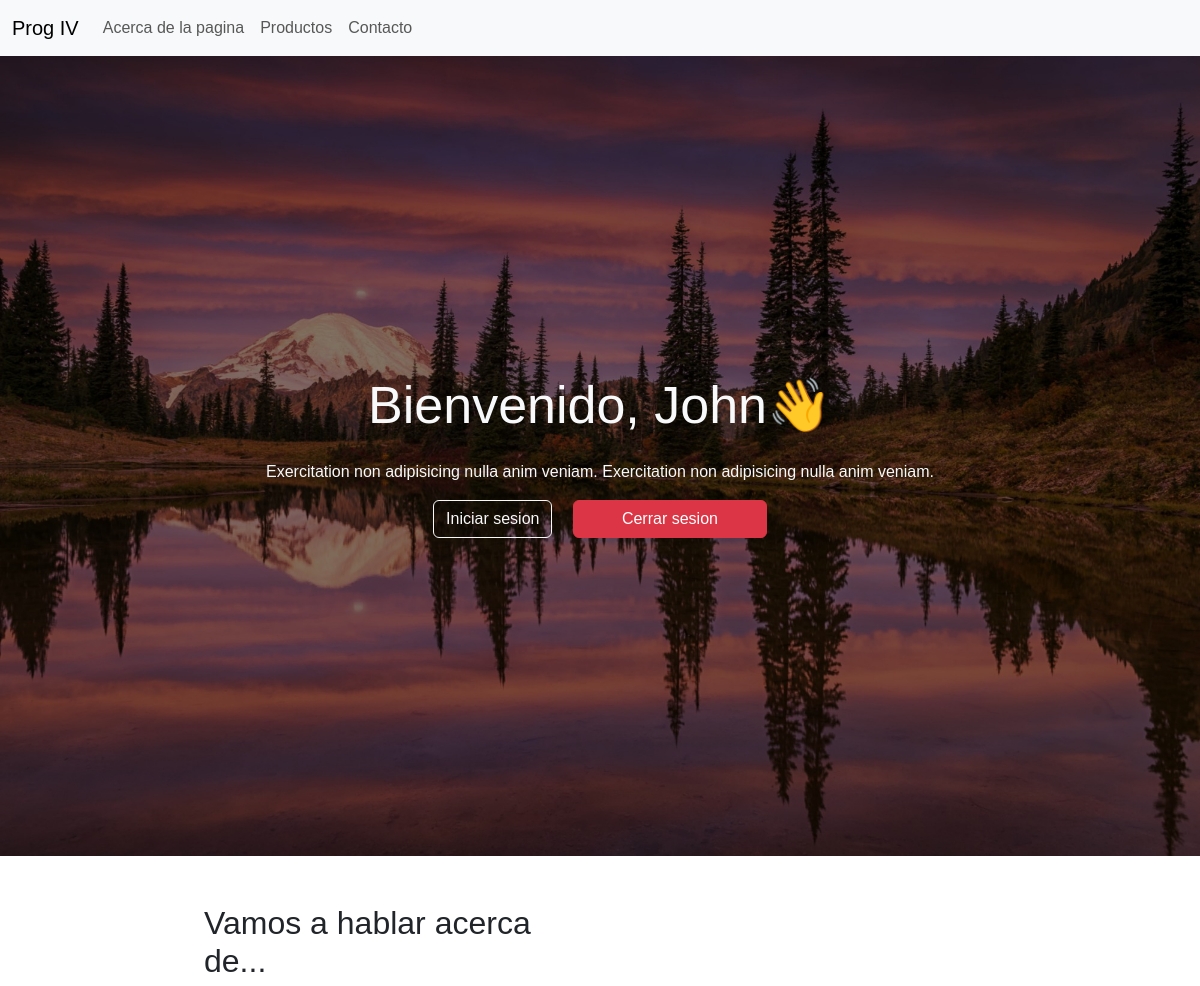
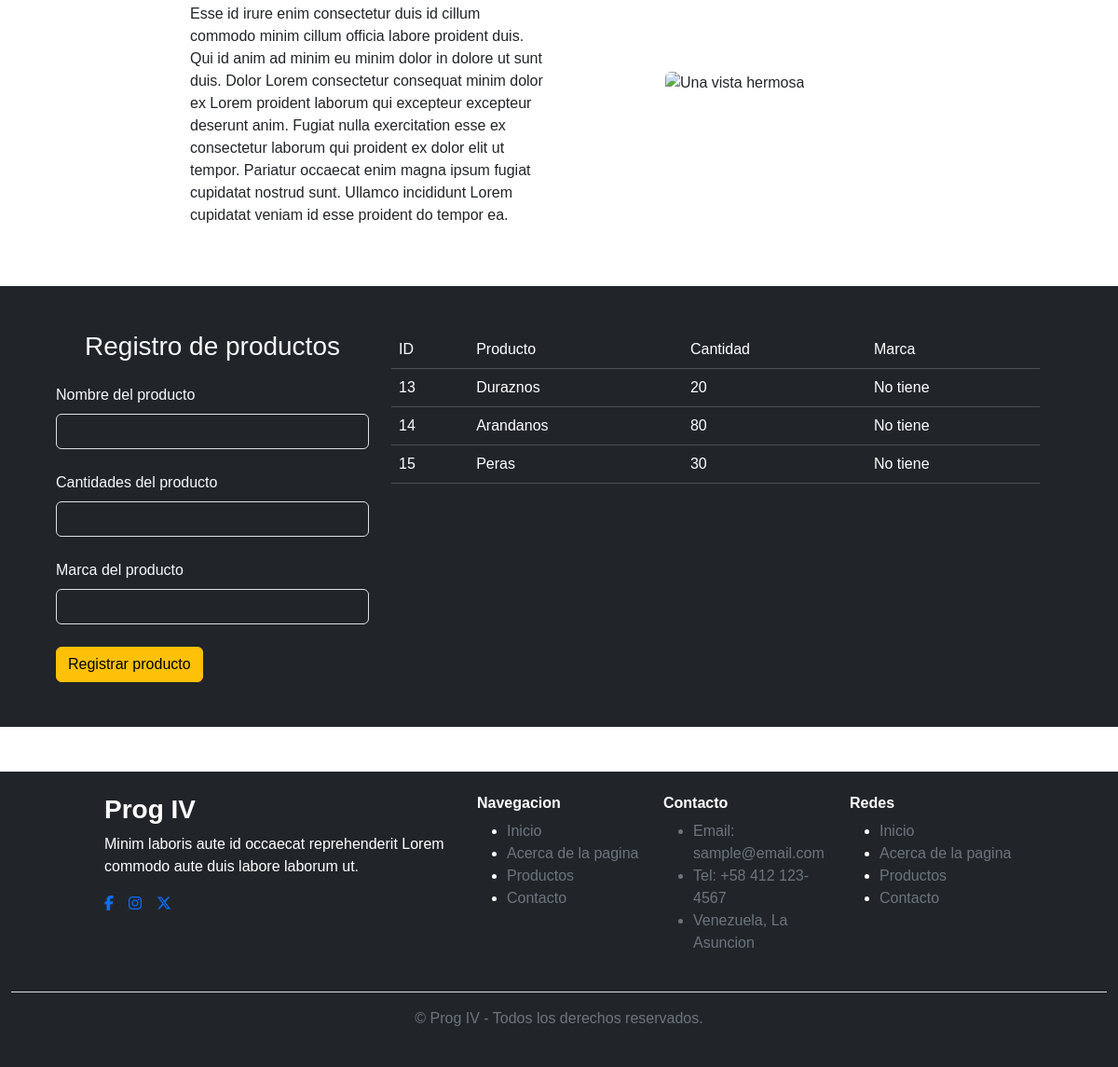
The app's page /index.php (signed in) with its own data (2 pictures, top to bottom).
### tables this page shows
CREATE TABLE `productos` (
  `id` int(11) NOT NULL,
  `nombre_producto` varchar(255) NOT NULL,
  `cantidad_producto` int(11) NOT NULL,
  `marca_producto` varchar(255) NOT NULL
);

### index.php (the view, shortened to what this page needs)
<!DOCTYPE html>
<html lang="es-VE">
<head>
    <link href="https://cdn.jsdelivr.net/npm/bootstrap@5.3.8/dist/css/bootstrap.min.css" rel="stylesheet">
    <link rel="stylesheet" href="extras.css">
</head>
<header>
    <nav class="navbar navbar-expand-lg bg-light">
        <div class="container-fluid">
            <a href="#" class="navbar-brand">Prog IV</a>
            <div class="collapse navbar-collapse" id="navbarNav">
                <ul class="navbar-nav">
                    <li class="nav-item">
                        <a class="nav-link" href="#about">Acerca de la pagina</a>
                    </li>
                    <li class="nav-item">
                        <a class="nav-link" href="#productos">Productos</a>
                    </li>
                    <li class="nav-item">
                        <a class="nav-link" href="#">Contacto</a>
                    </li>
                </ul>
            </div>
        </div>
    </nav>
</header>
<body>
    <section id="intro">
        <div class="container-fluid d-flex align-items-center text-center justify-content-center text-light"
        style="background-image: url(assets/images/landscape_darken.jpg); height: 100vh; background-size: cover; background-position: center;">
            <div>
                <h1 style="font-size: 52px;">Bienvenido, <?= $_SESSION["user"] ?>👋</h1>
                <p class="mt-4">Exercitation non adipisicing nulla anim veniam. Exercitation non adipisicing nulla anim veniam.</p>
                <button type="button" class="btn btn-outline-light me-3">Iniciar sesion</button>
                <a href="controller/logout_controller.php" class="btn btn-danger px-5">Cerrar sesion</a>
            </div>
        </div>
    </section>
    <section id="about" class="mt-5">
        <div class="row align-items-center">
            <div class="col-lg-4 offset-lg-2 offset-1 col-10">
                <h2>Vamos a hablar acerca de...</h2>
                <p>Esse id irure enim consectetur duis id cillum commodo minim cillum officia labore proident duis. Qui id anim ad minim eu minim dolor in dolore ut sunt duis. Dolor Lorem consectetur consequat minim dolor ex Lorem proident laborum qui excepteur excepteur deserunt anim. Fugiat nulla exercitation esse ex consectetur laborum qui proident ex dolor elit ut tempor. Pariatur occaecat enim magna ipsum fugiat cupidatat nostrud sunt. Ullamco incididunt Lorem cupidatat veniam id esse proident do tempor ea.</p>
            </div>
            <div class="col-lg-3 offset-lg-1 offset-1 col-10">
                <img src="assets/images/landscape-bootstrap2.jpg" class="img-fluid rounded" alt="Una vista hermosa">
            </div>
        </div>
    </section>
    <section id="productos" class="mt-5 p-5 bg-dark">
        <div class="container-fluid row text-light">
            <form class="col-lg-4" method="POST">
                <h3 class="text-center">Registro de productos</h3>
                <div class="mt-4">
                    <label for="form_nombre_producto" class="form-label">Nombre del producto</label>
                    <input type="text" class="form-control bg-dark text-light" name="nombre_producto" require>
                </div>
                <div class="mt-4">
                    <label for="form_cantidad_producto" class="form-label">Cantidades del producto</label>
                    <input type="number" class="form-control bg-dark text-light" name="cantidad_producto" require>
                </div>
                <div class="mt-4">
                    <label for="form_marca_producto" class="form-label">Marca del producto</label>
                    <input type="text" class="form-control bg-dark text-light" name="marca_producto" require>
                </div>
                <button type="submit" class="btn btn-warning mt-4" name="btnregistrar" value="ok">Registrar producto</button>
            </form>
            <?php
                include "model/conn.php";
                $query = $conn->query("select * from productos");
            ?>
            <div class="col-lg-8 table-responsive">
                <table class="table table-hover table-dark">
                    <thead>
                        <tr>
                            <th>ID</th>
                            <th>Producto</th>
                            <th>Cantidad</th>
                            <th>Marca</th>
                        </tr>
                    </thead>
                    <tbody>
                        <?php
                            while ($datos = $query->fetch_object()){ ?>
                        <tr>
                            <td><?= $datos->id ?></td>
                            <td><?= $datos->nombre_producto ?></td>
                            <td><?= $datos->cantidad_producto ?></td>
                            <td><?= $datos->marca_producto ?></td>
                        </tr>
                        <?php
                            }
                        ?>
                    </tbody>
                </table>
            </div>
        </div>
    </section>
</body>
<?php include "other/footer.php"; ?>
</html>

### extras.css (style rules this page uses)
* { font-family: "Outfit", sans-serif; font-optical-sizing: auto; font-weight: 500; font-style: normal; }

### records on screen
productos: id "13", nombre_producto "Duraznos", cantidad_producto "20", marca_producto "No tiene"
productos: id "14", nombre_producto "Arandanos", cantidad_producto "80", marca_producto "No tiene"
productos: id "15", nombre_producto "Peras", cantidad_producto "30", marca_producto "No tiene"

### other values on screen
$_SESSION["user"] "John"
